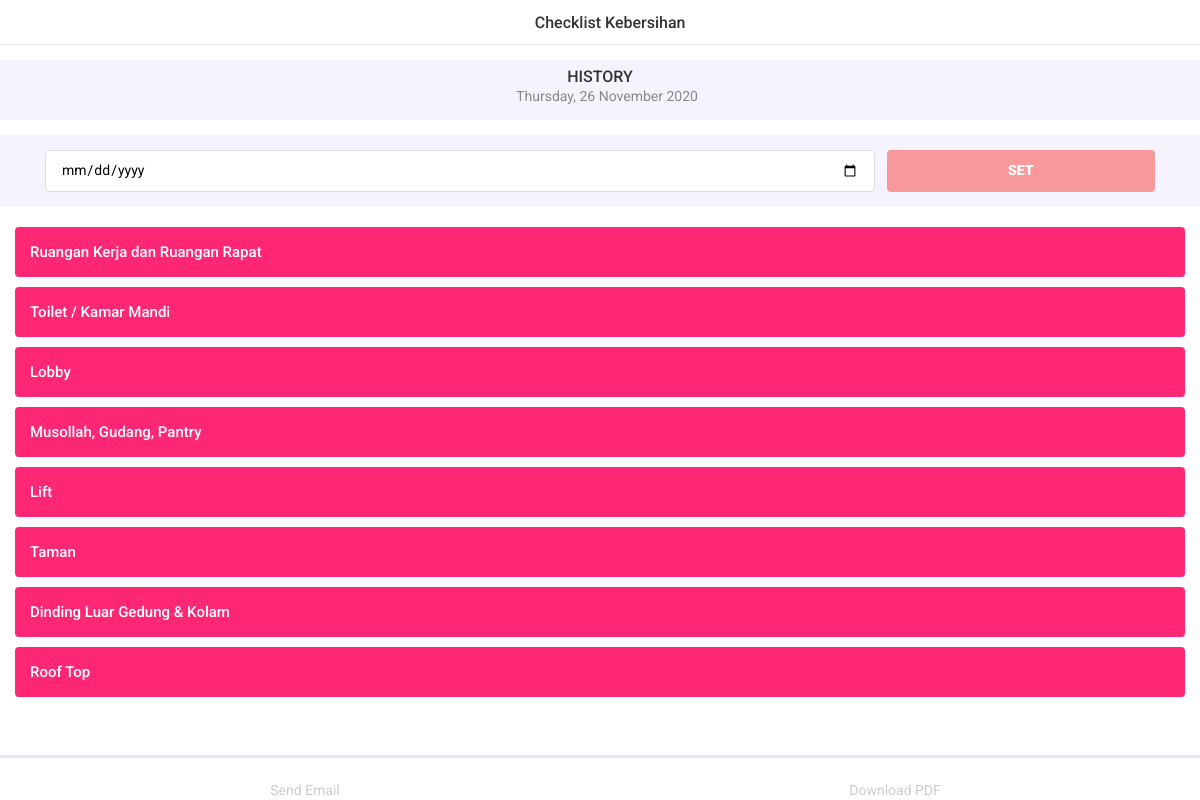
Page /cleaning/history (signed in) on the earlier database version.
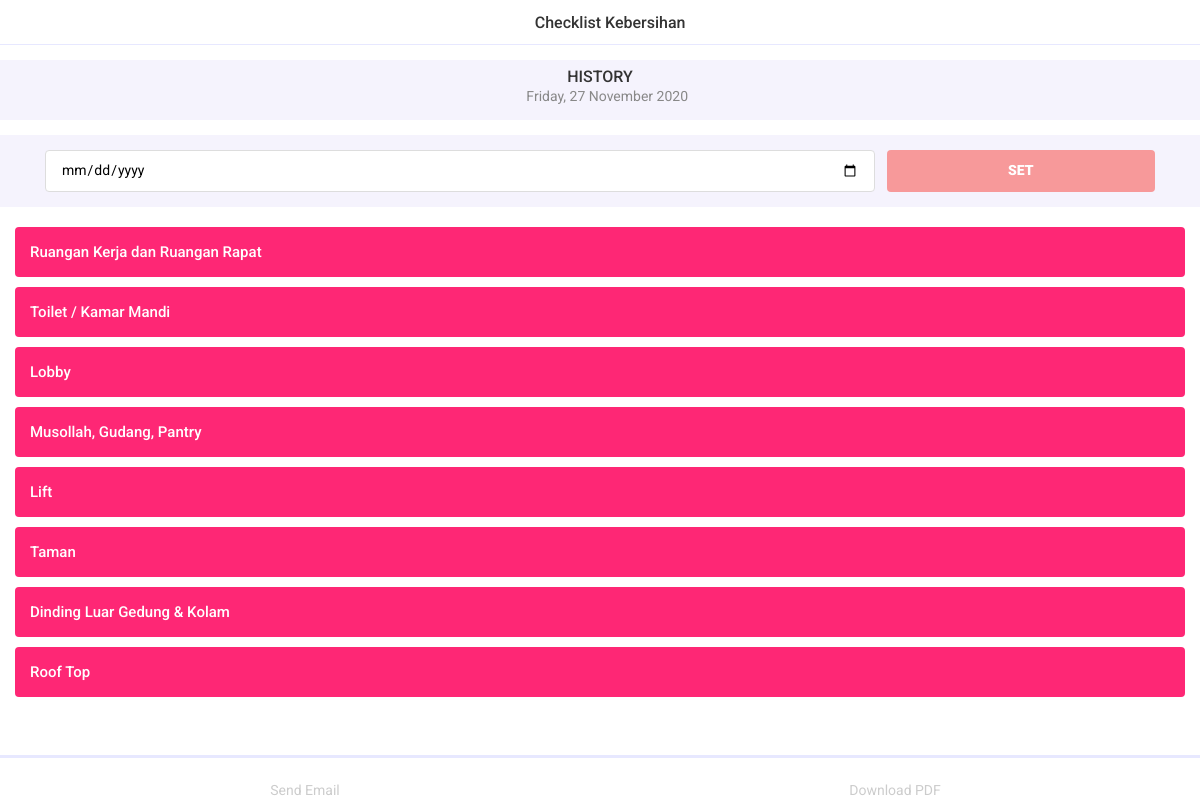
Same page on the later database version.
### cleaning/models.py (models this page shows, shortened)
class cln_latest_history(models.Model):
    history = models.DateField(
        name="history", auto_now=False, auto_now_add=False, verbose_name="History")
    class Meta:
        db_table = ''
        managed = True
        verbose_name = 'history'
        verbose_name_plural = 'histories'

### cleaning/views.py (the view)
# urls.py: path('history', cln_history, name='cln_history'),
@login_required(login_url='user_login')
def cln_history(request):
    obj = cln_latest_history.objects.get(id=1)
    if request.method == 'POST':
        tgl = request.POST.get('date')
        if tgl:
            obj.history = datetime.strptime(tgl, '%Y-%m-%d').date()
            obj.save()
    areas = cln_area.objects.all()
    subareas = cln_subarea.objects.all()
    dailies = cln_daily.objects.filter(hariIni=obj.history)
    dailies_queryset = dailies.count()
    context = {
        'areas': areas,
        'subareas': subareas,
        'harians': dailies,
        'tanggal': obj.history,
        'dailies_queryset': dailies_queryset,
        'title': 'Checklist Kebersihan'
    }
    return render(request, 'cleaning/cln_history.html', context)

### templates/cleaning/cln_history.html (shortened to what this page needs)
{% extends "base.html" %}{% load static %}
{% block navbar %}
<div class="left"><a href="{% url 'cln_home' %}" class="link"><i class="icon ion-ios-arrow-back"></i></a>
</div>
<div class="title">{{title}}</div>
{% endblock navbar %}
{% block page_wrapper %}
<div class="newsletter bg-lightblue py-2">
    <div class="section-title text-center title-large">
        <h6>HISTORY</h6>
        <p><i class="icon ion-ios-calendar"></i> {{tanggal | date:"l, d F Y"}}</p>
    </div>
</div>
<div class="separator-small"></div>
<div class="form-elements bg-lightblue">
    <div class="separator-small"></div>
    <div class="container">
        <form method="POST" class="form-outline form-horizontal">
            <div class="form-wrapper">
                <div class="input-wrap row">
                    <div class="col-9">
                        <input type="date" name="date" id="date" class="date" autocomplete="off" value="01-01-2000"
                            placeholder="Select Date">
                    </div>
                    <div class="col-3">
                        <div class="button-default">
                            <button class="button minus-button bg-red select-date">SET</button>
                        </div>
                    </div>
                </div>
            </div>
        </form>
    </div>
    <div class="separator-small"></div>
</div>
<div class="separator-medium"></div>
{% if areaCount == 0 %}
<div class="maintenance">
    <div class="container">
        <img src="{% static 'images/maintenance.png' %}" height="300" width="300" alt="">
        <h5 class="mb-5" style="color: red;"><strong>Area Not Found</strong></h5>
        <div class="button-default">
            <div class="row">
                <div class="col-6">
                    <a href="{% url 'cln_settings' %}" class="button">Settings</a>
                </div>
                <div class="col-6">
                    <a href="{% url 'cln_area_add' %}" class="button button-outline">Create Area</a>
                </div>
            </div>
        </div>
    </div>
</div>
{% else %}
<div id="accordionParent" class="accordion accordion-inset">
    {% for area in areas %}
    <div class="accordion-item">
        <div class="accordion-title collapsed" data-toggle="collapse" data-target="#accordionTwo{{area.pk}}">
            {{area.namaArea}}
        </div>
    </div>
    {% endfor %}
</div>
{% endif %}
{% endblock page_wrapper %}
{% block toolbar_bottom %}
<ul class="toolbar-bottom toolbar-wrap">
    <li class="toolbar-item">
        <a href="{% url 'cln_history_send_email' %}" class="toolbar-link">
            <i class="icon ion-ios-send"></i>
            <p>Send Email</p>
        </a>
    </li>
    <li class="toolbar-item">
        <a href="{% url 'cln_history_download_pdf' %}" class="toolbar-link">
            <i class="icon ion-ios-download"></i>
            <p>Download PDF</p>
        </a>
    </li>
</ul>
{% endblock toolbar_bottom %}

Differences in the rows shown:
changed cln_latest_history: history "Thursday, 26 November 2020" → "Friday, 27 November 2020"
